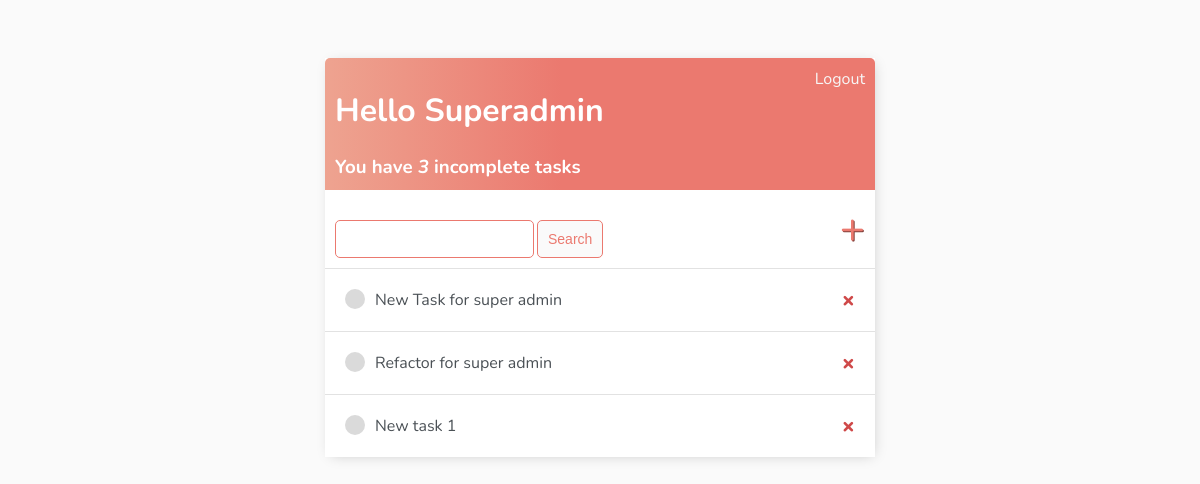
Before: / (signed in) with the older database file.
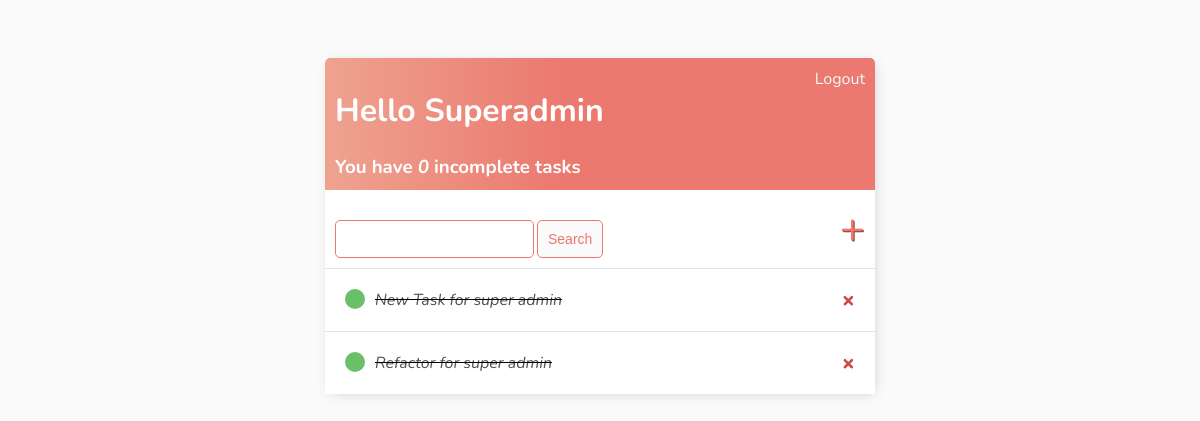
After: the same page with the newer database file.
### base/models.py (models this page shows)
class Task(models.Model):
	user = models.ForeignKey(User, on_delete=models.CASCADE, null=True, blank=True)
	title = models.CharField(max_length=200)
	description = models.TextField(null=True, blank=True)
	complete = models.BooleanField(default=False)
	created = models.DateTimeField(auto_now_add=True)
	def __str__(self):
		return self.title
	class Meta:
		ordering = ['complete']

### base/views.py (the view)
# urls.py: path('', TaskList.as_view(), name='tasks'),
class TaskList(LoginRequiredMixin, ListView):
    model = Task
    context_object_name = 'tasks'
    def get_context_data(self, **kwargs):
        context = super().get_context_data(**kwargs)
        context['tasks'] = context['tasks'].filter(user=self.request.user)
        context['count'] = context['tasks'].filter(complete=False).count()
        search_input = self.request.GET.get('search-area') or ''
        if search_input:
            context['tasks'] = context['tasks'].filter(
                title__startswith=search_input)
        context['search_input'] = search_input
        return context

### base/templates/base/task_list.html
{% extends 'base/main.html' %}
{% block content %}
<div class="header-bar">
    <div>
        <h1>Hello {{request.user|title}}</h1>
        <h3 style="margin: 0;">You have <i>{{count}}</i> incomplete task{{count|pluralize:"s"}}</h3>
    </div>
    {% if request.user.is_authenticated %}
    <a href="{% url 'logout' %}">Logout</a>
    {% else %}
    <a href="{% url 'login' %}">Login</a>
    {%endif%}
</div>
<div id="search-add-wrapper">
    <form method="GET" style="margin-top: 20px;display: flex;">
        <input type="text" name="search-area" value="{{search_input}}">
        <input class="button" type="submit" value="Search">
    </form>
    <a id="add-link" href="{% url 'task-create' %}">&#x2b;</a>
</div>
<div class="task-items-wrapper">
    {% for task in tasks%}
    <div class="task-wrapper">
        {%if task.complete %}
        <div class="task-title">
            <div class="task-complete-icon"></div>
            <i><s><a href="{% url 'task-update' task.id %}">{{task}}</a></s></i>
        </div>
        {% else %}
        <div class="task-title">
            <div class="task-incomplete-icon"></div>
            <a href="{% url 'task-update' task.id %}">{{task}}</a>
        </div>
        {%endif%}
        <a class="delete-link" href="{% url 'task-delete' task.id %}">&#215;</a>
    </div>
    {%endfor%}
</div>
{% endblock content %}

Changed rows visible on the page:
removed Task: title "New task 1"
changed Task "New Task for super admin": complete False → True (drawn)
changed Task "Refactor for super admin": complete False → True (drawn)
Other visible differences:
{{ count }}: "3" → "0"
